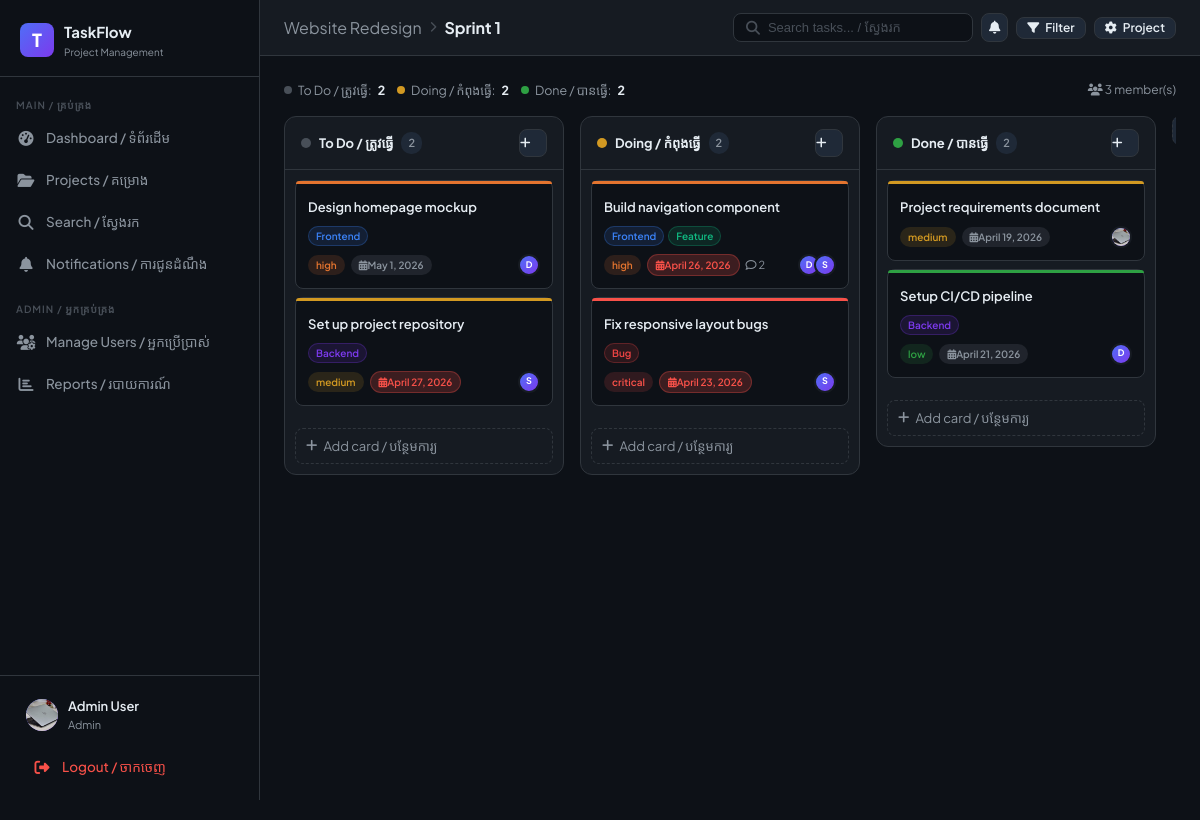
Page /projects/1/boards/1/ (signed in) on the earlier database version.
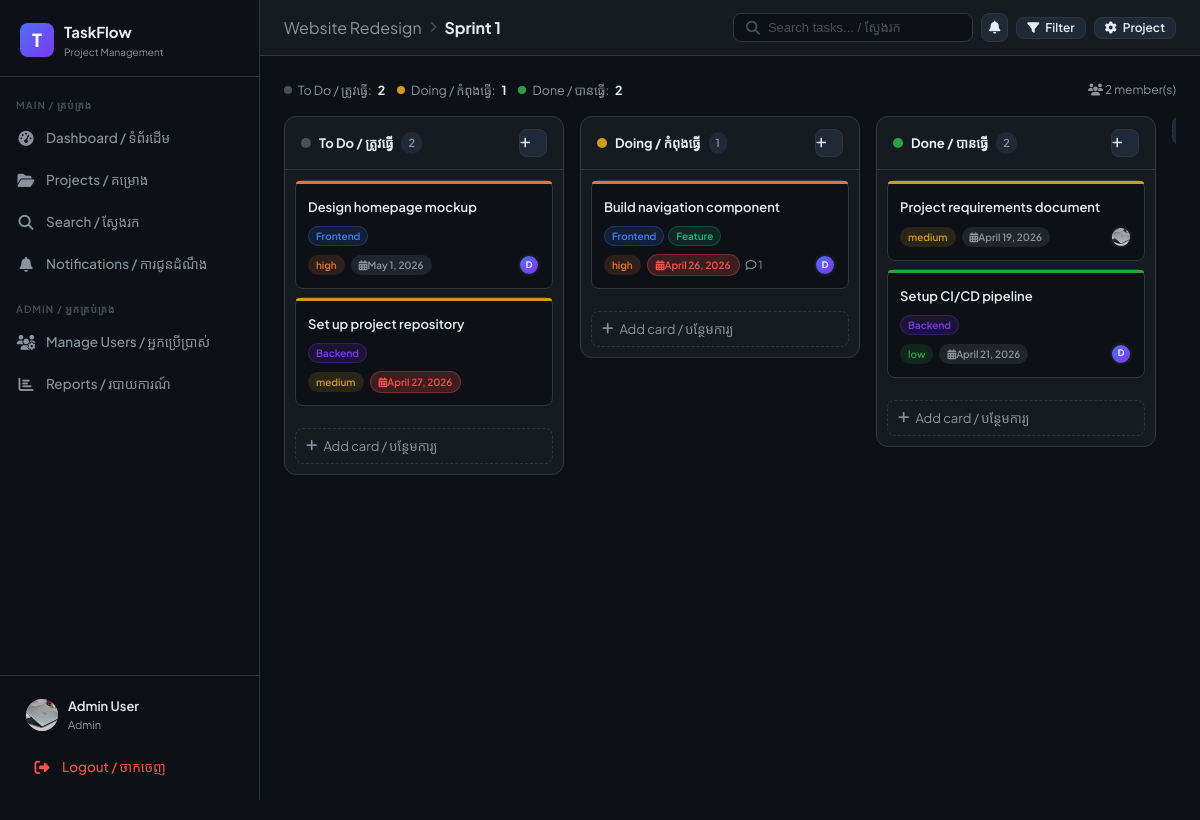
Same page on the later database version.
### core/models.py (models this page shows, shortened)
class List(models.Model):
    board = models.ForeignKey(Board, on_delete=models.CASCADE, related_name='lists')
    title = models.CharField(max_length=100)
    position = models.IntegerField(default=0)
    created_at = models.DateTimeField(auto_now_add=True)
    class Meta:
        ordering = ['position']

class Card(models.Model):
    PRIORITY_CHOICES = [('low', 'Low'), ('medium', 'Medium'), ('high', 'High'), ('critical', 'Critical')]
    STATUS_CHOICES = [('todo', 'To Do'), ('doing', 'Doing'), ('done', 'Done')]
    list = models.ForeignKey(List, on_delete=models.CASCADE, related_name='cards')
    created_by = models.ForeignKey(User, on_delete=models.CASCADE, related_name='created_cards')
    title = models.CharField(max_length=200)
    description = models.TextField(blank=True)
    priority = models.CharField(max_length=10, choices=PRIORITY_CHOICES, default='medium')
    status = models.CharField(max_length=10, choices=STATUS_CHOICES, default='todo')
    deadline = models.DateField(null=True, blank=True)
    position = models.IntegerField(default=0)
    labels = models.ManyToManyField(Label, blank=True, related_name='cards')
    assignees = models.ManyToManyField(User, blank=True, related_name='assigned_cards', through='CardAssignment')
    created_at = models.DateTimeField(auto_now_add=True)
    updated_at = models.DateTimeField(auto_now=True)
    class Meta:
        ordering = ['position']
    @property
    def is_overdue(self):
        if self.deadline and self.status != 'done':
            return self.deadline < timezone.now().date()
        return False

class Label(models.Model):
    project = models.ForeignKey(Project, on_delete=models.CASCADE, related_name='labels')
    name = models.CharField(max_length=50)
    color = models.CharField(max_length=20, default='#3b82f6')

class User(AbstractUser):
    ROLE_CHOICES = [('admin', 'Admin'), ('member', 'Member')]
    role = models.CharField(max_length=10, choices=ROLE_CHOICES, default='member')
    avatar = models.ImageField(upload_to='avatars/', blank=True, null=True)
    is_active = models.BooleanField(default=True)
    @property
    def is_admin(self):
        return self.role == 'admin'

### core/views.py (the view)
# urls.py: path('projects/<int:project_id>/boards/<int:board_id>/', views.board_view, name='board'),
@login_required
def board_view(request, project_id, board_id):
    project = get_object_or_404(Project, id=project_id)
    board = get_object_or_404(Board, id=board_id, project=project)
    can_access = (
        request.user.is_admin or
        project.owner == request.user or
        ProjectMember.objects.filter(project=project, user=request.user).exists()
    )
    if not can_access:
        return redirect('projects')
    lists = board.lists.prefetch_related('cards__assignees', 'cards__labels').all()
    members = ProjectMember.objects.filter(project=project).select_related('user')
    labels = project.labels.all()
    all_boards = project.boards.all()
    context = {
        'project': project,
        'board': board,
        'lists': lists,
        'members': members,
        'labels': labels,
        'all_boards': all_boards,
        'unread_count': request.user.notifications.filter(is_read=False).count(),
    }
    return render(request, 'board/kanban.html', context)

### templates/board/kanban.html (shortened to what the changed rows need)
{% extends 'base.html' %}
{% block content %}
<div style="display:flex;align-items:center;gap:12px;margin-bottom:16px;flex-wrap:wrap">
  {% for l in lists %}
  <div style="display:flex;align-items:center;gap:6px;font-size:12.5px;color:var(--text-muted)">
    <span style="width:8px;height:8px;border-radius:50%;background:{% if 'Do' in l.title and 'ing' in l.title %}var(--yellow){% elif 'Done' in l.title %}var(--green){% else %}var(--text-faint){% endif %}"></span>
    {{ l.title }}: <strong style="color:var(--text-primary)">{{ l.cards.count }}</strong>
  </div>
  {% endfor %}
  <div style="margin-left:auto;display:flex;gap:8px">
    <div style="font-size:12px;color:var(--text-muted)">
      <i class="fa-solid fa-users"></i> {{ members|length }} member(s)
    </div>
  </div>
</div>
<div class="kanban-board" id="kanbanBoard">
  {% for list in lists %}
  <div class="kanban-col" data-list-id="{{ list.id }}">
    <div class="kanban-col-header">
      <div style="display:flex;align-items:center;gap:8px">
        <span style="width:10px;height:10px;border-radius:50%;background:{% if 'Doing' in list.title %}var(--yellow){% elif 'Done' in list.title %}var(--green){% else %}var(--text-faint){% endif %}"></span>
        <span class="kanban-col-title">{{ list.title }}</span>
        <span class="col-count">{{ list.cards.count }}</span>
      </div>
      <button class="btn btn-icon btn-secondary" style="width:28px;height:28px;padding:0;font-size:12px" onclick="toggleAddCard({{ list.id }})">
        <i class="fa-solid fa-plus"></i>
      </button>
    </div>
    <div class="kanban-cards" id="cards-{{ list.id }}" ondragover="dragOver(event)" ondrop="drop(event, {{ list.id }})">
      {% for card in list.cards.all %}
      <div class="kanban-card" id="card-{{ card.id }}" draggable="true"
           ondragstart="dragStart(event, {{ card.id }})"
           ondragend="dragEnd(event)"
           onclick="window.location='{% url 'card_detail' card.id %}'">
        <div class="card-priority-bar {{ card.priority }}"></div>
        <div class="kanban-card-title">{{ card.title }}</div>
        {% if card.labels.all %}
        <div style="display:flex;flex-wrap:wrap;gap:4px;margin-bottom:6px">
          {% for label in card.labels.all %}
          <span style="background:{{ label.color }}22;border:1px solid {{ label.color }}44;color:{{ label.color }};padding:1px 7px;border-radius:10px;font-size:10px;font-weight:600">{{ label.name }}</span>
          {% endfor %}
        </div>
        {% endif %}
        <div class="card-meta">
          <span class="badge badge-{{ card.priority }}" style="font-size:10px">{{ card.priority }}</span>
          {% if card.deadline %}
          <span class="badge {% if card.is_overdue %}badge-overdue{% else %}badge-todo{% endif %}" style="font-size:10px">
            <i class="fa-solid fa-calendar-days"></i> {{ card.deadline }}
          </span>
          {% endif %}
          {% if card.comments.count %}
          <span style="font-size:11px;color:var(--text-muted)"><i class="fa-regular fa-comment"></i> {{ card.comments.count }}</span>
          {% endif %}
          <div class="card-assignees">
            {% for assignee in card.assignees.all|slice:":3" %}
            <div class="card-assignee-avatar" title="{{ assignee.username }}">
              {% if assignee.avatar %}<img src="{{ assignee.avatar.url }}" style="width:100%;height:100%;object-fit:cover;border-radius:50%">
              {% else %}{{ assignee.username|first|upper }}{% endif %}
            </div>
            {% endfor %}
          </div>
        </div>
      </div>
      {% endfor %}
    </div>
    <button class="add-card-btn" onclick="toggleAddCard({{ list.id }})">
      <i class="fa-solid fa-plus"></i> Add card / បន្ថែមការ្យ
    </button>
  </div>
  {% endfor %}
</div>
{% endblock %}

### templates/base.html (shortened to what this page needs)
{% load static %}
<!DOCTYPE html>
<html lang="km-en">
<head>
<link rel="stylesheet" href="{% static 'css/main.css' %}">
<link rel="stylesheet" href="https://cdnjs.cloudflare.com/ajax/libs/font-awesome/6.5.0/css/all.min.css">
</head>
<body>
<aside class="sidebar" id="sidebar">
  <div class="sidebar-logo">
    <div class="logo-icon">T</div>
    <div>
      <div class="logo-text">TaskFlow</div>
      <div class="logo-sub">Project Management</div>
    </div>
  </div>
  <nav class="sidebar-nav">
    <div class="nav-section">Main / គ្រប់គ្រង</div>
    <a href="{% url 'dashboard' %}" class="nav-link {% if request.resolver_match.url_name == 'dashboard' %}active{% endif %}">
      <span class="nav-icon"><i class="fa-solid fa-gauge-high"></i></span>
      Dashboard / ទំព័រដើម
    </a>
    <a href="{% url 'projects' %}" class="nav-link {% if 'project' in request.resolver_match.url_name %}active{% endif %}">
      <span class="nav-icon"><i class="fa-solid fa-folder-open"></i></span>
      Projects / គម្រោង
    </a>
    <a href="{% url 'search' %}" class="nav-link {% if request.resolver_match.url_name == 'search' %}active{% endif %}">
      <span class="nav-icon"><i class="fa-solid fa-magnifying-glass"></i></span>
      Search / ស្វែងរក
    </a>
    <a href="{% url 'notifications' %}" class="nav-link {% if request.resolver_match.url_name == 'notifications' %}active{% endif %}">
      <span class="nav-icon"><i class="fa-solid fa-bell"></i></span>
      Notifications / ការជូនដំណឹង
    </a>
    {% if user.is_admin %}
    <div class="nav-section" style="margin-top:8px">Admin / អ្នកគ្រប់គ្រង</div>
    <a href="{% url 'admin_users' %}" class="nav-link {% if request.resolver_match.url_name == 'admin_users' %}active{% endif %}">
      <span class="nav-icon"><i class="fa-solid fa-users-gear"></i></span>
      Manage Users / អ្នកប្រើប្រាស់
    </a>
    <a href="{% url 'admin_reports' %}" class="nav-link {% if request.resolver_match.url_name == 'admin_reports' %}active{% endif %}">
      <span class="nav-icon"><i class="fa-solid fa-chart-bar"></i></span>
      Reports / របាយការណ៍
    </a>
    {% endif %}
  </nav>
  <div class="sidebar-footer">
    <a href="{% url 'profile' %}" class="user-card">
      <div class="user-avatar">
        {% if user.avatar %}<img src="{{ user.avatar.url }}" alt="">
        {% else %}{{ user.username|first|upper }}{% endif %}
      </div>
      <div class="user-info">
        <div class="user-name">{{ user.get_full_name|default:user.username }}</div>
        <div class="user-role">{{ user.role }}</div>
      </div>
    </a>
    <a href="{% url 'logout' %}" class="nav-link" style="margin-top:4px; color: var(--red)">
      <span class="nav-icon"><i class="fa-solid fa-right-from-bracket"></i></span>
      Logout / ចាកចេញ
    </a>
  </div>
</aside>
<div class="main-content">
  <div class="topbar">
    <div class="topbar-title">{% block page_title %}{% endblock %}</div>
    <div class="topbar-actions">
      <form action="{% url 'search' %}" method="get" class="search-bar">
        <i class="fa-solid fa-magnifying-glass" style="color:var(--text-faint)"></i>
        <input type="text" name="q" placeholder="Search tasks... / ស្វែងរក" value="{{ request.GET.q }}">
      </form>
      <a href="{% url 'notifications' %}" class="btn btn-icon btn-secondary" style="position:relative">
        <i class="fa-solid fa-bell"></i>
      </a>
      {% block topbar_extra %}{% endblock %}
    </div>
  </div>
  <div class="page-content">
    {% block content %}{% endblock %}
  </div>
</div>
</body>
</html>

Differences in the rows shown:
removed User: username|first "S"
removed Card: title "Fix responsive layout bugs", priority "critical", deadline "April 23, 2026", shown under List "Doing / កំពុងធ្វើ"
no longer on this page (row unchanged): Label: name "Bug", shown under "Fix responsive layout bugs"
computed for List "Doing / កំពុងធ្វើ": cards.count "2" → "1"
computed for Card "Build navigation component": comments.count "2" → "1"
Other differences:
{{ members|length }}: "3" → "2"
